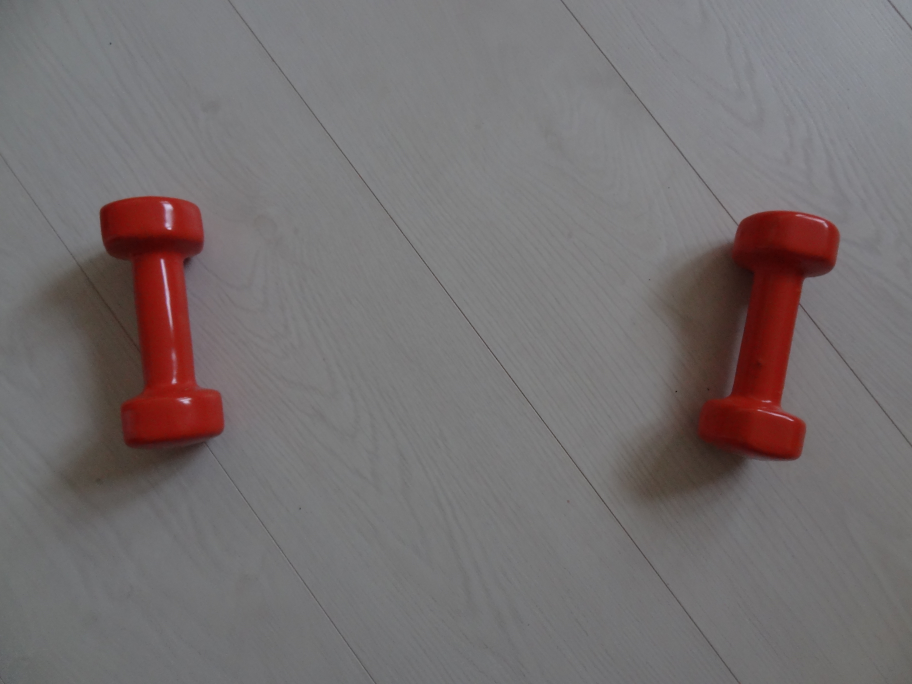
#> input picture imgs/p/bgrp1.JPG, 3648 x 2736 px, found by its file name (shown at 1/4 size); its folder holds 4 pictures in this run
$ python convertToBW.py
#> lines starting #> are read from the running program, lines starting #| are printed output that depends on the picture
import cv2
for p in range(1, 5):
    print(p)
    img = cv2.imread("imgs/p/bgrp" + str(p) + ".jpg")
#> img is the input picture: shape (2736, 3648, 3); mean B, G, R 112.7, 112, 118
    #img = cv2.cvtColor(img, cv2.COLOR_BGR2GRAY)
    width = 600
    height = int(img.shape[0] * ((width * 100)/img.shape[1]) / 100)
#> height = 449
    dim = (width, height)
#> dim = (600, 449)
    # resize image
    resized = cv2.resize(img, dim, interpolation=cv2.INTER_AREA)
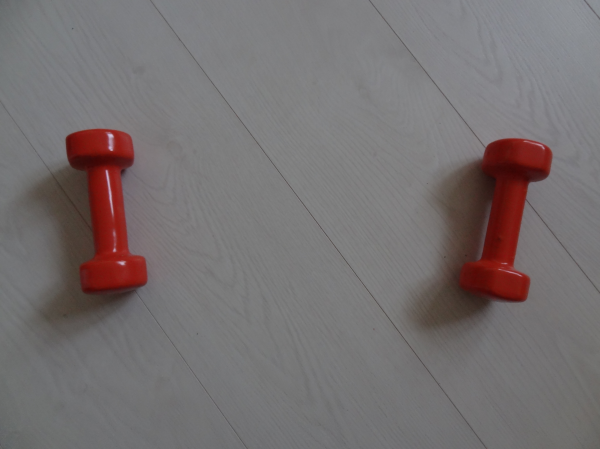
#> resized: shape (449, 600, 3); mean B, G, R 112.7, 112, 118
    #cv2.imwrite("imgs/BW/bw" + str(p) + '.jpg', resized)
    cv2.imwrite("imgs/BGR/bgr" + str(p) + '.jpg', resized)
#> pass 2 of the loop `for p in range(1, 5):`:
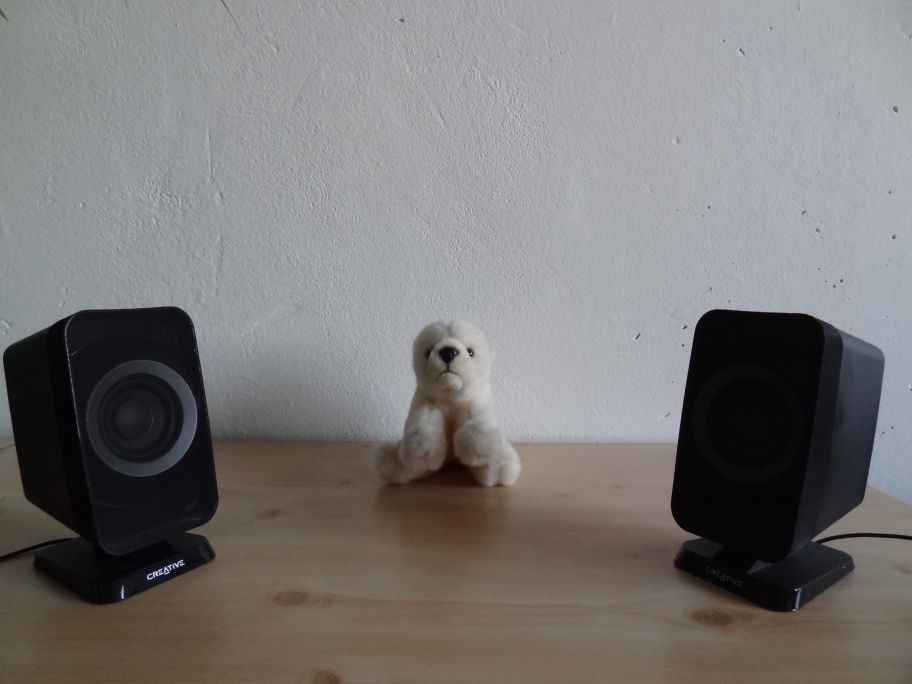
#> input picture imgs/p/bgrp2.JPG, 3648 x 2736 px, found by its file name (shown at 1/4 size)
#> img is the input picture: shape (2736, 3648, 3); mean B, G, R 118.6, 119.3, 121.6
#> `resized = cv2.resize(img, dim, interpolation=cv2.INTER_AREA)`:
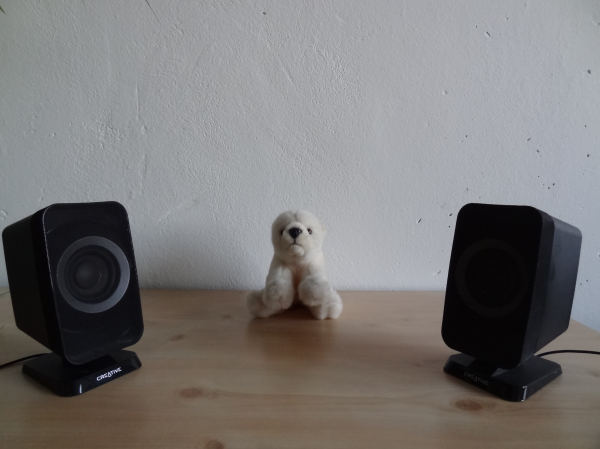
#> resized: shape (449, 600, 3); mean B, G, R 118.6, 119.3, 121.6
#> pass 3 of the loop `for p in range(1, 5):`:
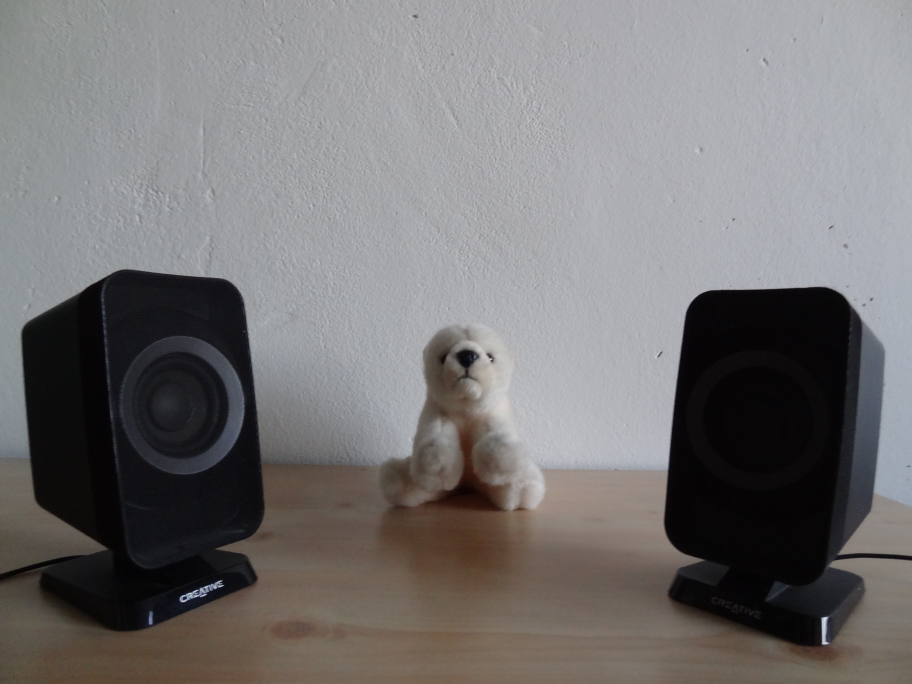
#> input picture imgs/p/bgrp3.JPG, 3648 x 2736 px, found by its file name (shown at 1/4 size)
#> img is the input picture: shape (2736, 3648, 3); mean B, G, R 116.9, 116.7, 118.9
#> `resized = cv2.resize(img, dim, interpolation=cv2.INTER_AREA)`:
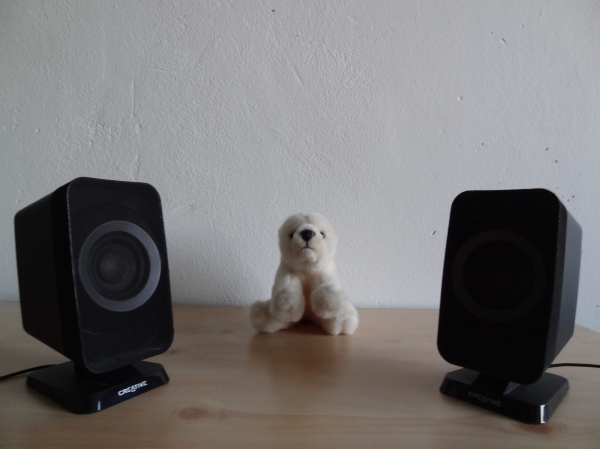
#> resized: shape (449, 600, 3); mean B, G, R 116.9, 116.7, 118.9
#> the loop made 4 passes; the first 3 are shown
cv2.waitKey(0)
